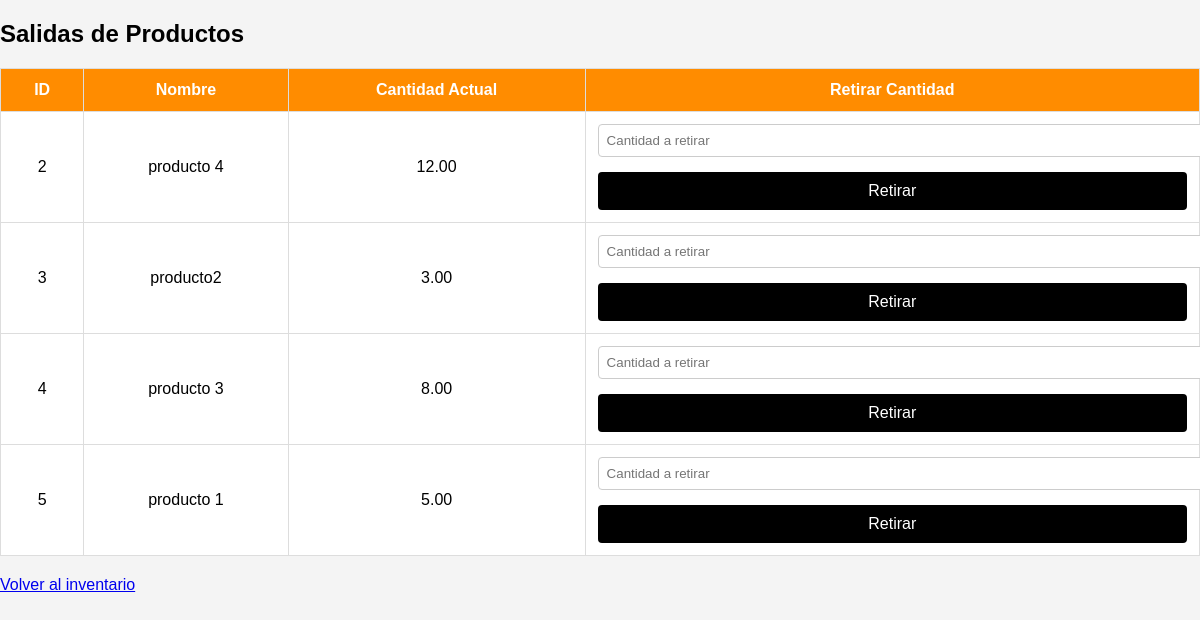
Page /inventario/salidas.php (signed in) on the committed database.
### tables this page shows
CREATE TABLE `products` (
  `id` int(11) NOT NULL,
  `name` varchar(255) NOT NULL,
  `quantity` decimal(10,2) NOT NULL,
  `unit` enum('litros','kilos','unidades','pack','bolsa') NOT NULL,
  `unit_price` decimal(10,2) DEFAULT NULL,
  `total_price` decimal(10,2) GENERATED ALWAYS AS ((`quantity` * `unit_price`)) STORED,
  `observation` text,
  `image_path` varchar(255) DEFAULT NULL
);

### inventario/salidas.php (the view, shortened to what this page needs)
<?php
include 'config.php';
$stmt = $pdo->prepare('SELECT * FROM products');
$stmt->execute();
$products = $stmt->fetchAll();
?>
<!DOCTYPE html>
<html lang="es">
<head>
    <link rel="stylesheet" href="styles.css">
</head>
<body>
    <h2>Salidas de Productos</h2>
    <table>
        <thead>
            <tr>
                <th>ID</th>
                <th>Nombre</th>
                <th>Cantidad Actual</th>
                <th>Retirar Cantidad</th>
            </tr>
        </thead>
        <tbody>
            <?php foreach ($products as $product): ?>
            <tr>
                <td><?= $product['id'] ?></td>
                <td><?= $product['name'] ?></td>
                <td><?= $product['quantity'] ?></td>
                <td>
                    <form method="POST" action="salidas.php">
                        <input type="number" name="quantity" step="0.01" placeholder="Cantidad a retirar" required>
                        <button type="submit" name="salida">Retirar</button>
                    </form>
                </td>
            </tr>
            <?php endforeach; ?>
        </tbody>
    </table>
    <a href="index.php">Volver al inventario</a>
</body>
</html>

### inventario/styles.css (style rules this page uses)
body { margin: 0; font-family: Arial, sans-serif; background-color: #f4f4f4; }
form { width: 100%; }
form input[type="text"], form input[type="password"], form input[type="number"], form select, form textarea, form input[type="file"] { width: 100%; padding: 8px; margin-bottom: 15px; border: 1px solid #ccc; border-radius: 4px; }
form button { background-color: #000; color: white; padding: 10px 15px; border: none; border-radius: 4px; cursor: pointer; transition: background 0.3s; width: 100%; font-size: 16px; }
table { width: 100%; border-collapse: collapse; margin: 20px 0; background-color: white; }
table th, table td { padding: 12px; border: 1px solid #ddd; text-align: center; }
table th { background-color: #ff8c00; color: white; }

### rows in the picture
products: id "2", name "producto 4", quantity "12.00"
products: id "3", name "producto2", quantity "3.00"
products: id "4", name "producto 3", quantity "8.00"
products: id "5", name "producto 1", quantity "5.00"
